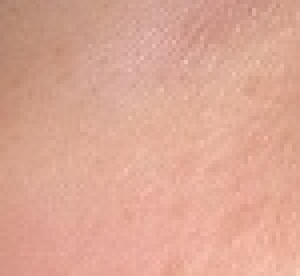
//> input picture test.jpg, 75 x 69 px (shown 4 times larger)
$ ./faceGloss   (built with g++ and OpenCV 4)
//> lines starting //> are read from the running program, lines starting //| are printed output that depends on the picture
//> further down, img is the input picture: 69 rows x 75 cols, CV_8UC3; mean B, G, R 148.1, 166.8, 220.6
/*---单尺度Retinex算法---*/
/*
Rxy = pow(10,(log10(Sxy)-log10(Fxy*Sxy))//是卷积不是乘
利用Rxy值的离散程度来检测图片的光泽程度
完成通道分离，积分，计算lambda，计算Fxy
对三通道分别做SSR_Cal，求和
*/
#include <opencv2/opencv.hpp>
#include "stdio.h"
#include <iostream>

using namespace std;
using namespace cv;

/*---单尺度Retinex后续计算，以及统计学方法：相对平均偏差---*/
/*
后续计算：卷积，做log10，求pow(10,(log10(Sxy[i][j]) - VecB[i][j]))，得到Rxy
(∑fabs(Rxy-average))/average
*/
double SSR_Cal(Mat& src,double** Fxy)
{
    int N1 = src.rows ,N2 = src.rows;
    int M1 = src.cols ,M2 = src.cols;
    /*---Sxy初始化---*/
    double ** Sxy = NULL;
    double ** answer = NULL;
    Sxy = (double **)malloc(src.rows * sizeof(double*));
    answer = (double **)malloc(src.rows * sizeof(double*));
    for(int i = 0;i <src.rows;i++)
    {
        Sxy[i] = (double *)malloc(src.cols * sizeof(double));
        answer[i] = (double *)malloc(src.cols * sizeof(double));
    }
    for(int i = 0;i < src.rows;i++)
    {
        uchar* data = src.ptr<uchar>(i);
        for(int j = 0;j < src.cols;j++)
        {
            Sxy[i][j] = data[j];
            //printf("%lf ",Sxy[i][j]);
        }
        //printf("\n");
    }
    double **VecB = NULL;
    VecB = (double **)malloc((src.rows * 2 -1) * sizeof(double *));
    for(int i = 0;i < src.rows * 2 -1;i++)
    {
        VecB[i] = (double *)malloc((src.cols * 2 - 1) * sizeof(double));
    }
    /*---做卷积然后做log10---*/
    for(int i = 0;i < N1+N2-1;i++)
    {
        for(int j = 0;j < M1+M2-1;j++)
        {
            double temp = 0.0;
            for(int m = 0;m < N1;m++)
            {
                for(int n = 0;n < M1;n++)
                {
                    if((i-m)>=0&&(i-m)<N2&&(j-n)>=0&&(j-n)<M2)
                    {
                        temp += Fxy[m][n] * Sxy[i-m][j-n];
                    }
                }
            }
            VecB[i][j] = log10(temp);
            //printf("%lf ",temp);
        }
        //printf("\n");
    }
    /*---做pow（10，n）得出Rxy---*/
    double sum = 0.0;
    for(int i = 0;i < N1;i++)
    {
        for(int j = 0;j < M1;j++)
        {
            answer[i][j] = pow(10,(log10(Sxy[i][j]) - VecB[i][j]));
            //printf("%lf ",answer[i][j]);
            sum += answer[i][j];
        }
        //printf("\n");
    }
    /*---相对平均偏差---*/
    //sum /= N1 * M1;
    //printf("%lf",sum);
    double aver = sum;
    aver /=(1.0 * N1 * M1);
    printf("%lf", aver);
    sum = 0.0;
    for(int i = 0;i < N1;i++)
    {
        for(int j = 0;j < M1;j++)
        {
            //sum += fabs(answer[i][j] - aver);
            sum += (answer[i][j] - aver)*(answer[i][j] - aver);
        }
        //printf("\n");
    }
    sum /= (1.0 *N1 * M1);
    sum = sqrt(sum);
    //sum /= aver;
    //sum *= 1000;
    //int guangze = (int)sum;

    free(Sxy);
    free(answer);
    free(VecB);
    return sum;
}

int SSR(Mat& img)
{
    /*---初始参数：高斯环绕尺度C，经验值70~90；三通道初始化---*/
    double c = 80;
    double sum = 0.0;
    double lambda;
    int i ,j;
    Mat rImg,gImg,bImg;
    vector<Mat> channels;
    split(img,channels);
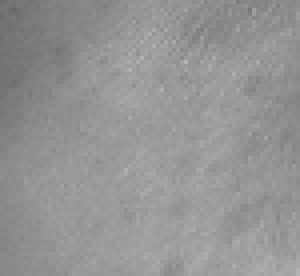
//> channels[0]: 69 rows x 75 cols, CV_8UC1 (shown 4 times larger); min 104, max 180, mean 148.1
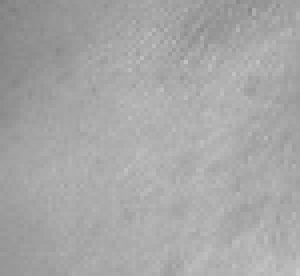
//> channels[1]: 69 rows x 75 cols, CV_8UC1 (shown 4 times larger); min 127, max 201, mean 166.8
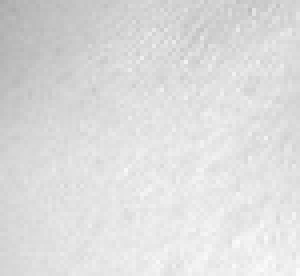
//> channels[2]: 69 rows x 75 cols, CV_8UC1 (shown 4 times larger); min 170, max 252, mean 220.6
    bImg = channels.at(0);
    gImg = channels.at(1);
    rImg = channels.at(2);
    for(i = 0;i < rImg.rows;i++)
    {
        for(j = 0;j < rImg.cols;j++)
        {
            sum += exp((-1)*((i*i + j *j)/(c*c)));
        }
    }
//> after the loop, sum = 3216.6
    lambda = 1.0/sum;
//> lambda = 0.000311
    //printf("%lf,%lf\n",sum,lambda);
    /*---计算Fxy---*/
    double **fx = NULL;
    fx = (double **)malloc(rImg.rows * sizeof(double *));
    for(i = 0;i < rImg.rows;i++)
    {
        fx[i] = (double *)malloc(rImg.cols * sizeof(double));
    }
    for(i = 0;i < rImg.rows;i++)
    {
        for(j = 0;j < rImg.cols;j++)
        {
            fx[i][j] =  lambda * exp((-1)*((i * i + j * j)/(c * c)));
        }
    }
    printf("\n%f,%f,%f",SSR_Cal(rImg,fx),SSR_Cal(gImg,fx),SSR_Cal(bImg,fx));
//> the loop in SSR_Cal, `for(int i = 0;i < N1;i++)` made 69 passes
//> sum on passes 1 to 12: 16860.3, 25309.8, 30894.1, 35098.7, 38483.5, 41319.1, 43746.1, 45869.2, 47768, 49479.2, 51039.8, 52477.7
//> after the loop in SSR_Cal, `for(int i = 0;i < N1;i++)`: sum = 84818.7
//> in SSR_Cal, `aver /=(1.0 * N1 * M1);`: aver = 16.39
//| 16.390090
//> the loop in SSR_Cal, `for(int i = 0;i < N1;i++)` made 69 passes
//> sum on passes 1 to 12: 16887659.7, 21110548.8, 22906076.1, 23850056.8, 24445542.6, 24868798.7, 25173509.3, 25400284.3, 25574608.2, 25712491.7, 25828694.4, 25926463.8
//> after the loop in SSR_Cal, `for(int i = 0;i < N1;i++)`: sum = 27361548.7
//> in SSR_Cal, `sum /= (1.0 *N1 * M1);`: sum = 5287.3
//> in SSR_Cal, `sum = sqrt(sum);`: sum = 72.71
//> the loop in SSR_Cal (call 2), `for(int i = 0;i < N1;i++)` made 69 passes
//> sum on passes 1 to 12: 16727.3, 25112.4, 30686.8, 34876.4, 38237.3, 41049.3, 43455, 45560, 47442.5, 49138.9, 50683.8, 52107
//| 16.223215
//> the loop in SSR_Cal (call 2), `for(int i = 0;i < N1;i++)` made 69 passes
//> sum on passes 1 to 12: 16844862.9, 21045944.6, 22881928, 23849292.8, 24450522, 24874490, 25176608.9, 25402116.1, 25577946.1, 25717214.4, 25832674.5, 25929788.1
//| 16.237754
//| 72.553682,72.701578,72.713519
    //printf("\n%d",SSR_Cal(rImg,fx)+SSR_Cal(gImg,fx)+SSR_Cal(bImg,fx));
    //free(fx);
    //return SSR_Cal(rImg,fx)+SSR_Cal(gImg,fx)+SSR_Cal(bImg,fx);
    return 0;
}

int main(int argc, char** argv)
{
    char* filename = "test.jpg";
    if(argc > 1){
        filename = argv[1];
    }
    Mat img = imread(filename);
    int rst = SSR(img);
//> rst = 0
    cout << rst << endl;
//| 0
    return 0;
}
